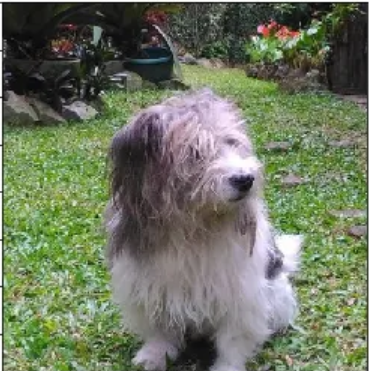
#> input picture doggo.PNG, 369 x 371 px
$ jupyter execute Image_Basics.ipynb
#> lines starting #> are read from the running program, lines starting #| are printed output that depends on the picture
<a href="https://colab.research.google.com/github/Josephjyinn516/Imaging-Processing/blob/main/Image_Basics.ipynb" target="_parent"></a>

[cell 1]
import numpy as np
import matplotlib.pyplot as plt
from skimage import img_as_uint
from skimage.io import imshow, imread
from skimage.color import rgb2hsv
from skimage.color import rgb2gray

array_1 = np.array([[255,0],
                    [0,255]])
imshow(array_1, cmap = 'gray');
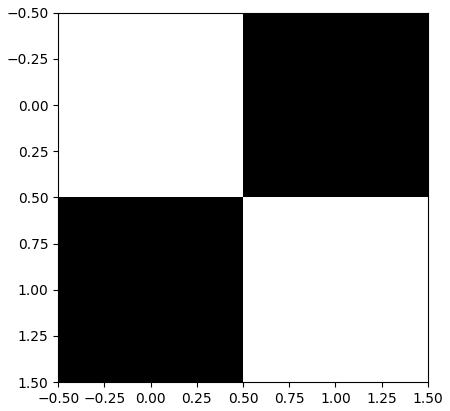
#> figure drawn by matplotlib, 1 panel

[cell 2]
array_2 = np.array([[255,0,255],
                    [0,255,0],
                    [255,0,255]])
imshow(array_2, cmap = 'gray')
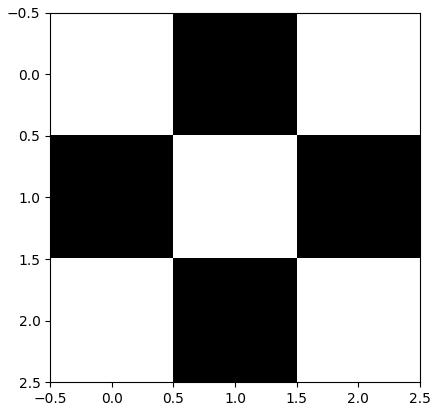
#> figure drawn by matplotlib, 1 panel

[cell 3]
array_spectrum = np.array([np.arange(0,255,15),
                           np.arange(255,0,-15),
                           np.arange(0,255,15),
                           np.arange(255,0,-15)])
fig, ax = plt.subplots(1, 2, figsize = (12,4))
ax[0].imshow(array_spectrum, cmap = 'gray')
ax[0].set_title('Arrange Generation')
ax[1].imshow(array_spectrum.T, cmap = 'gray')
ax[1].set_title('Transpose Generation');
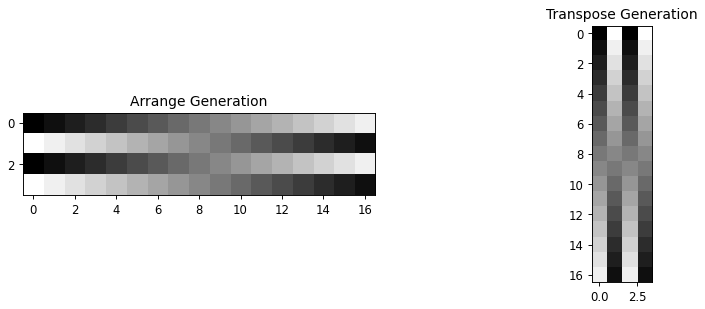
#> figure drawn by matplotlib, 2 panels

[cell 4]
array_colors = np.array([[[255,0,0],
                          [0,255,0],
                          [0,0,255]]])
imshow(array_colors);
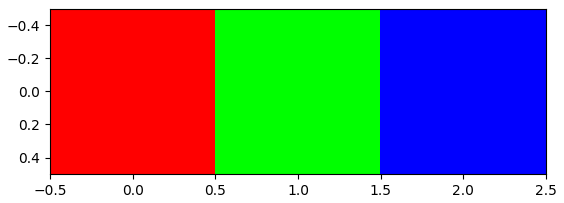
#> figure drawn by matplotlib, 1 panel

[cell 5]
doggo = imread('doggo.PNG')
#> doggo is the input picture: shape (371, 369, 4); mean R, G, B, A 110.2, 118.2, 96.5, 255
imshow(doggo);
doggo.shape
#> Out = (371, 369, 4)

[cell 6]
fig, ax = plt.subplots(1, 3,
                       figsize = (6, 4),
                       sharey = True)

ax[0].imshow(doggo[:, 0:130])
ax[0].set_title('First Split')

ax[1].imshow(doggo[:, 130: 260])
ax[1].set_title('Second Split')

ax[2].imshow(doggo[:, 260:390])
ax[2].set_title('Thrid Split');
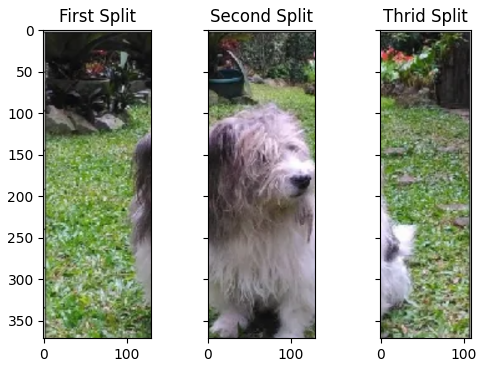
#> figure drawn by matplotlib, 3 panels

[cell 7]
imshow(doggo[95:250, 130:275]);
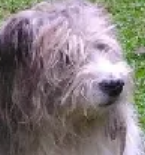
#> shown: shape (155, 145, 4); mean R, G, B, A 133.2, 124.3, 125, 255

[cell 8]
fig, ax = plt.subplots(1, 3, figsize = (12, 4), sharey = True)
ax[0].imshow(doggo[:,:,0], cmap = 'Reds')
ax[0].set_title('Red')
ax[1].imshow(doggo[:,:,1], cmap = 'Greens')
ax[1].set_title('Green')
ax[2].imshow(doggo[:,:,2], cmap = 'Blues')
ax[2].set_title('Blue');
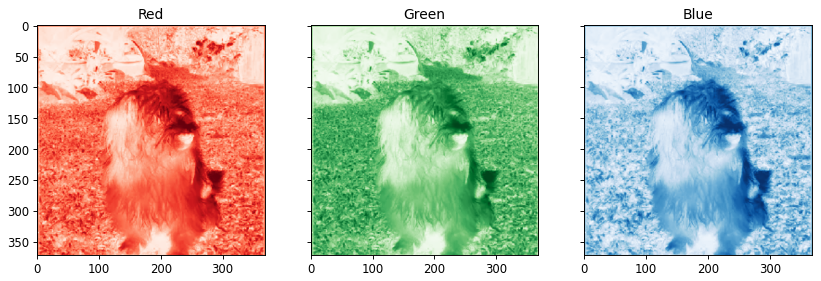
#> figure drawn by matplotlib, 3 panels

[cell 9]
doggo_gray = rgb2gray(doggo)
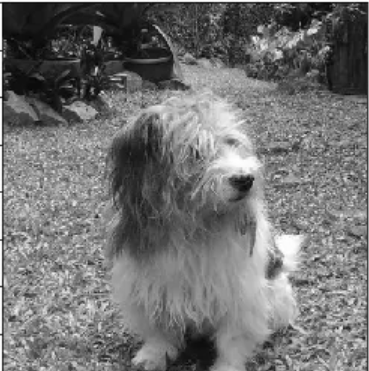
#> doggo_gray: shape (371, 369) float64; min 0.0129, max 1, mean 0.451
fig, ax = plt.subplots(1, 5, figsize=(17,6), sharey = True)
ax[0].imshow(doggo_gray, cmap = 'gray')
ax[0].set_title('Grayscale Original')
ax[1].imshow(img_as_uint(doggo_gray > 0.25),
             cmap = 'gray')
ax[1].set_title('Greater than 0.25')
ax[2].imshow(img_as_uint(doggo_gray > 0.50),
             cmap = 'gray')
ax[2].set_title('Greater than 0.50');
ax[3].imshow(img_as_uint(doggo_gray > 0.75),
             cmap = 'gray')
ax[3].set_title('Greater than 0.75');
ax[4].imshow(img_as_uint(doggo_gray > np.mean(doggo_gray)),
             cmap = 'gray')
ax[4].set_title('Greater than Mean');
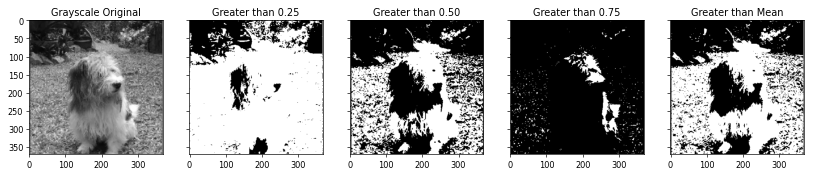
#> figure drawn by matplotlib, 5 panels
